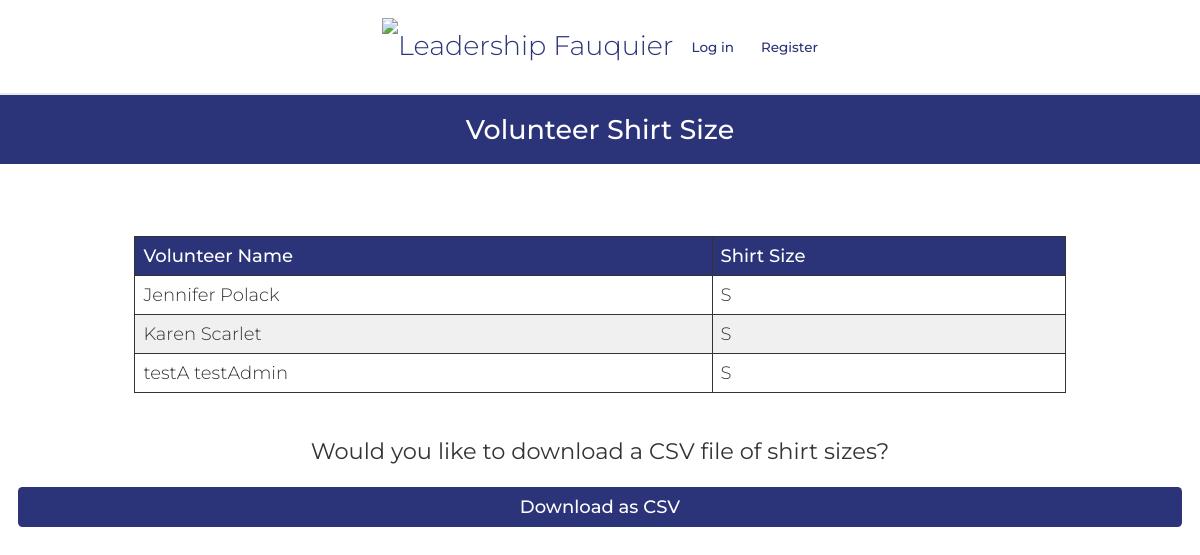
Screenshot of /TShirtSize.php with the database file from the repository.
### tables this page shows
CREATE TABLE `dbPersons` (
  `id` varchar(256) NOT NULL,
  `start_date` text DEFAULT NULL,
  `venue` text DEFAULT NULL,
  `first_name` text NOT NULL,
  `last_name` text DEFAULT NULL,
  `address` text DEFAULT NULL,
  `city` text DEFAULT NULL,
  `state` varchar(2) DEFAULT NULL,
  `zip` text DEFAULT NULL,
  `phone1` varchar(12) NOT NULL,
  `phone1type` text DEFAULT NULL,
  `phone2` varchar(12) DEFAULT NULL,
  `phone2type` text DEFAULT NULL,
  `birthday` text DEFAULT NULL,
  `email` text DEFAULT NULL,
  `shirt_size` varchar(3) DEFAULT NULL,
  `computer` varchar(3) DEFAULT NULL,
  `camera` varchar(3) NOT NULL,
  `transportation` varchar(3) NOT NULL,
  `contact_name` text NOT NULL,
  `contact_num` varchar(12) NOT NULL,
  `relation` text NOT NULL,
  `contact_time` text NOT NULL,
  `cMethod` text DEFAULT NULL,
  `position` text DEFAULT NULL,  
  `credithours` text DEFAULT NULL,
  `howdidyouhear` text DEFAULT NULL,
  `commitment` text DEFAULT NULL,
  `motivation` text DEFAULT NULL,
  `specialties` text DEFAULT NULL,
  `convictions` text DEFAULT NULL,
  `type` text DEFAULT NULL,
  `status` text DEFAULT NULL,
  `completedTraining` varchar(100) NOT NULL DEFAULT 'False',
  `availability` text DEFAULT NULL,
  `schedule` text DEFAULT NULL,
  `hours` text DEFAULT NULL,
  `notes` text DEFAULT NULL,
  `password` text DEFAULT NULL,
  `sundays_start` char(5) DEFAULT NULL,
  `sundays_end` char(5) DEFAULT NULL,
  `mondays_start` char(5) DEFAULT NULL,
  `mondays_end` char(5) DEFAULT NULL,
  `tuesdays_start` char(5) DEFAULT NULL,
  `tuesdays_end` char(5) DEFAULT NULL,
  `wednesdays_start` char(5) DEFAULT NULL,
  `wednesdays_end` char(5) DEFAULT NULL,
  `thursdays_start` char(5) DEFAULT NULL,
  `thursdays_end` char(5) DEFAULT NULL,
  `fridays_start` char(5) DEFAULT NULL,
  `fridays_end` char(5) DEFAULT NULL,
  `saturdays_start` char(5) DEFAULT NULL,
  `saturdays_end` char(5) DEFAULT NULL,
  `profile_pic` text NOT NULL,
  `force_password_change` tinyint(1) NOT NULL,
  `gender` varchar(6) NOT NULL
);

### TShirtSize.php (the view, shortened to what this page needs)
<?php
$userID = null;
?>
<!DOCTYPE html>
<html>
<head>
    <?php require_once('universal.inc') ?>
</head>
<body>
    <?php require_once('header.php') ?>
    <h1>Volunteer Shirt Size</h1>
    <main>
    <?php
        if($accessLevel == 1) {
    ?>
            <h2><center>This is your current information!<center></h2>
    <?php
            $con = connect();
            $type1 = "volunteer";
            $query = "SELECT * FROM dbPersons WHERE id='$userID' ORDER BY dbPersons.first_name, dbPersons.last_name";
            $result = mysqli_query($con,$query);
            echo'
                <table><center>
                    <tr>
                        <th>Volunteer Name</th>
                        <th>Shirt Size</th>
                    </tr>
                <tbody>
            ';
            while($row = mysqli_fetch_assoc($result)) {
                $name = $row['first_name'] . $row['last_name'];
                $size = $row['shirt_size'];
                echo
                    "<tr>
                        <td>" . $name . "</td>
                        <td>" . $size . "</td>
                    </tr>
                    ";
            }
            echo "</tbody></center></table>";
        ?>
            <br>
            <h2><center>Would you like to change your shirt size?</center></h2>
            <br>
            <form id="select_shirt" action="./TShirtSize.php" method="POST">
                <div>
                    <label for="select_shirt">Select Size</label>
                    <select name="select_shirt">
                        <option value = "S">Small</option>
                        <option value = "M">Medium</option>
                        <option value = "L">Large</option>
                        <option value = "XL">Extra Large</option>
                        <option value = "XXL">2X Large</option>
                    </select>
                </div>
                <input type="submit" value="Change Size"/>
            </form>
        <?php
        }else if($accessLevel != 1){
            $con = connect();
            $query = "SELECT * FROM dbPersons WHERE status='Active' ORDER BY dbPersons.first_name, dbPersons.last_name";
            $result = mysqli_query($con,$query);
            echo'
                <table><center>
                    <tr>
                        <th>Volunteer Name</th>
                        <th>Shirt Size</th>
                    </tr>
                <tbody>
            ';
            while($row = mysqli_fetch_assoc($result)) {
                $name = $row['first_name'] . " " . $row['last_name'];
                $size = $row['shirt_size'];
                echo
                    "<tr>
                        <td>" . $name . "</td>
                        <td>" . $size . "</td>
                    </tr>
                    ";
            }
            echo "</tbody></center></table>";
            ?>
            <br>
            <br>
            <h3><center> Would you like to download a CSV file of shirt sizes?</center></h3>
            <br>
            <form id="shirt_csv" action="./TShirtSize.php" method="POST">
                <a href="Documents/tShirtSize.csv" target="_self" class="button" download>
                    Download as CSV
                </a>
            </form>
        <?php
        }
        ?>
    </main>
</body>
</html>

### css/base.css (style rules this page uses)
html, body, header, main, footer, div, span, p, h1, h2, h3, h4, h5, h6, ul, ol, li, input, select, textarea, form, section, label, table, td, tr, th, form, fieldset, em, button, a { padding: 0; margin: 0; font-size: inherit; font-family: inherit; font-weight: inherit; text-decoration: none; font-style: normal; box-sizing: border-box; text-align: left; list-style-type: none; border-spacing: 0; }
:root { --page-background-color: #ffffff; --page-font-color: #333333; --inactive-font-color: #d0d0d0; --inactive-background-color: #f0f0f0; --standout-background: #fafafa; --happy-toast-background-color: #1a7024; --happy-toast-font-color: white; --info-toast-background-color: #2f2f2f; --info-toast-font-color: white; --error-toast-background-color: #701a1a; --error-toast-font-color: white; --shadow-and-border-color: #e8e8e8; --main-color: #2B3379; --accent-color: #31763f; --secondary-accent-color: #f6a4b5; --calendar-event-color: #808080; --calendar-event-color-hover: var(--main-color); --calendar-today-border: 2px solid var(--secondary-accent-color); --button-font-color: white; --button-padding: 0.5rem 1.5rem; --button-border-radius: 0.25rem; --standard-border: 1px solid #333333; --light-border: 1px solid var(--shadow-and-border-color); --text-field-border: 2px solid #e8e8e8; --cancel-button-background-color: #aaa; --error-color: red; font-size: 18px; font-family: Montserrat; font-weight: 300; }
body { background-color: var(--page-background-color); color: var(--page-font-color); font-family: Montserrat; }
main:not(.login):not(.calendar-view):not(.dashboard) { padding: 1rem; }
input[type=submit], button, .button { color: var(--button-font-color); background-color: var(--main-color); padding: var(--button-padding); border: none; border-radius: var(--button-border-radius); font-weight: 500; width: 100%; transition: background-color .3s; cursor: pointer; text-align: center; }
h1 { font-size: 1.5rem; font-weight: 500; margin-bottom: 2rem; background-color: var(--main-color); color: var(--page-background-color); width: 100%; text-align: center; padding: 1rem; }
h3 { font-size: 1.25rem; font-weight: 400; }
.button { display: inline-block; }

### TShirtSize.php (style rules this page uses)
table { margin-top: 1rem; margin-left: auto; margin-right: auto; border-collapse: collapse; width: 80%; }
td { border: 1px solid #333333; text-align: left; padding: 8px; }
th { background-color: var(--main-color); color: var(--button-font-color); border: 1px solid #333333; text-align: left; padding: 8px; font-weight: 500; }
tr:nth-child(even) { background-color: #f0f0f0; }

### rows the page displays
dbpersons: name "Jennifer Polack", shirt_size "S"
dbpersons: name "Karen Scarlet", shirt_size "S"
dbpersons: name "testA testAdmin", shirt_size "S"
